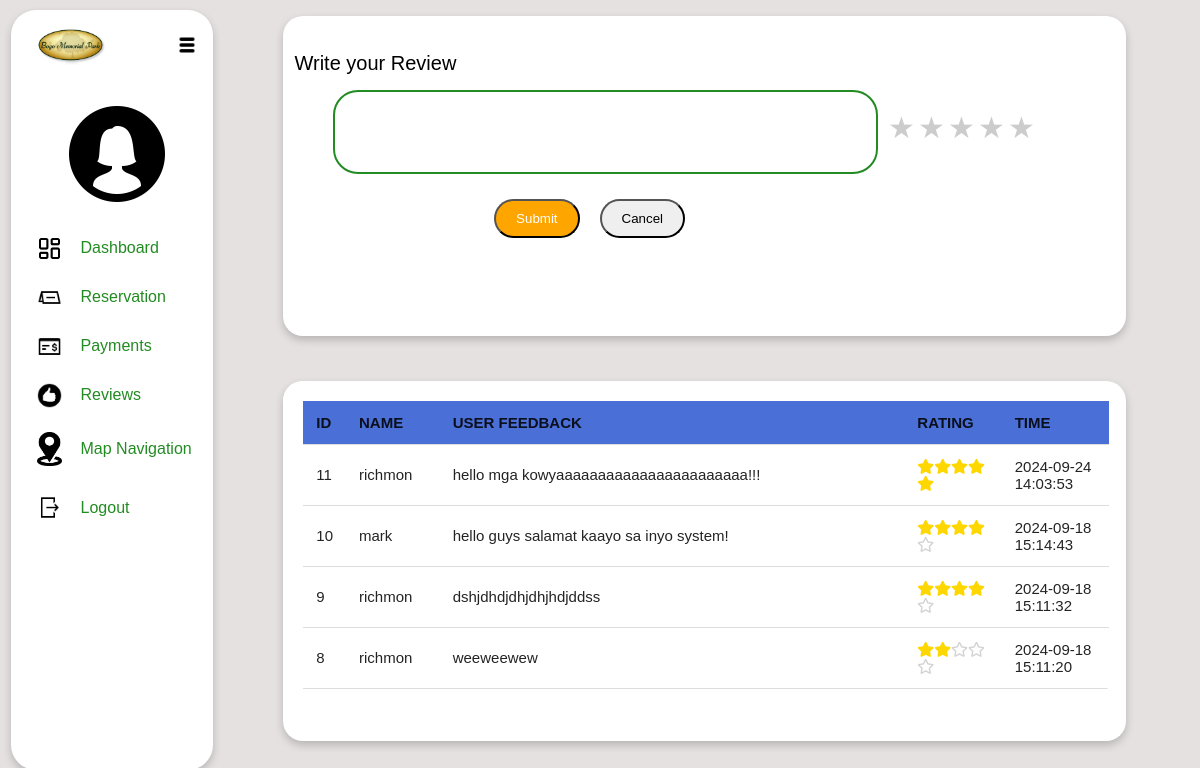
The page /customerdashboard/customerreviews.php (signed in) on the database as committed earlier.
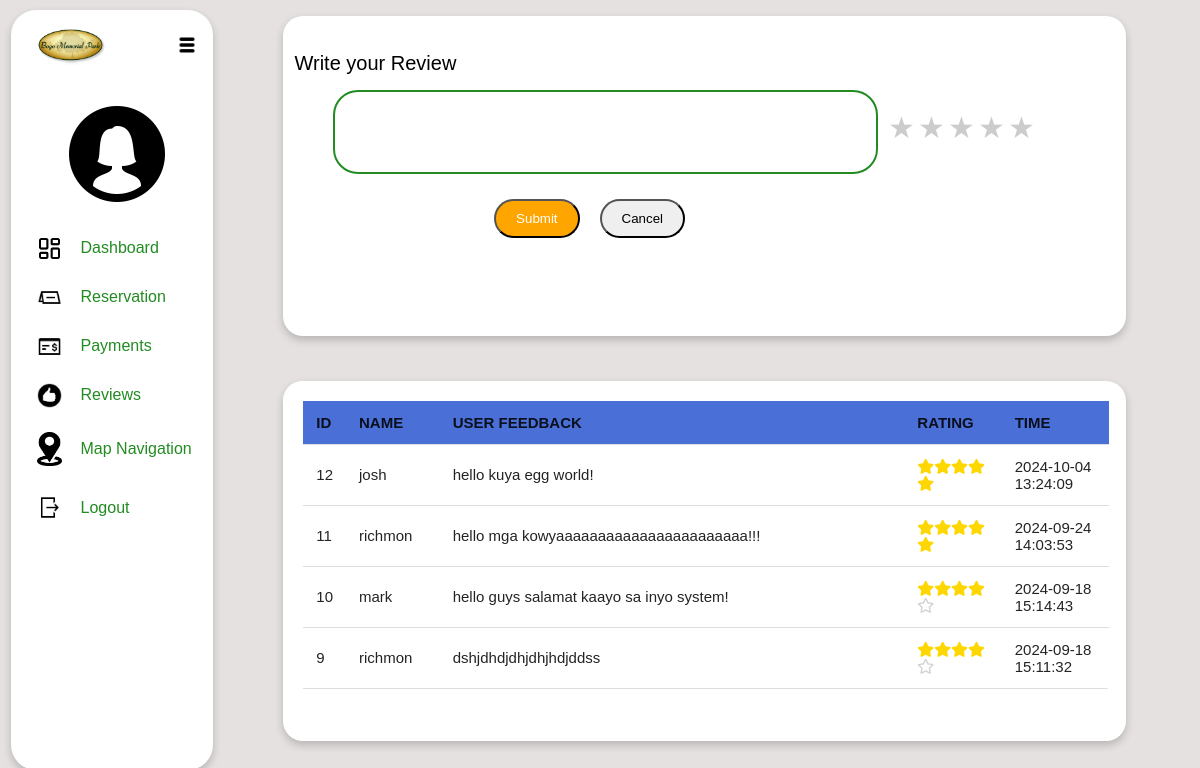
The same page on the database as committed later.
### tables this page shows
CREATE TABLE `reviews` (
  `id` int(11) NOT NULL,
  `fullname` varchar(255) NOT NULL,
  `userfeedback` text DEFAULT NULL,
  `rating` float NOT NULL,
  `time` timestamp NOT NULL DEFAULT current_timestamp(),
  `user_id` int(11) DEFAULT NULL
);

### customerdashboard/customerreviews.php (the view, shortened to what the changed rows need)
<?php
require_once '../connection/connection.php';
?>
<!DOCTYPE html>
<html lang="en">
<head>
    <link rel="stylesheet" href="./customerdashboard_css/customerreview.css">
    <link rel="stylesheet" href="https://cdnjs.cloudflare.com/ajax/libs/font-awesome/5.15.3/css/all.min.css">
</head>
<body>
    <div class="row">
        <div class="main">
            <div class="right-content-reviews">
                <div class="table-container">
                    <table id="myTable">
                        <thead>
                            <tr>
                                <th>ID</th>
                                <th>NAME</th>
                                <th>USER FEEDBACK</th>
                                <th>RATING</th>
                                <th>TIME</th>
                            </tr>
                        </thead>
                        <tbody>
                            <?php
                                $sql = "SELECT id, fullname, userfeedback, rating, time FROM reviews ORDER BY time DESC LIMIT 1000";
                                $stmt = $pdo->prepare($sql);
                                $stmt->execute();
                                if ($stmt->rowCount() > 0) {
                                    while ($row = $stmt->fetch(PDO::FETCH_ASSOC)) {
                                        echo "<tr>
                                                <td>" . htmlspecialchars($row["id"]). "</td>
                                                <td>" . htmlspecialchars($row["fullname"]). "</td>
                                                <td>" . htmlspecialchars($row["userfeedback"]). "</td>
                                                <td>";
                                        $rating = (int)$row['rating'];
                                        for ($i = 1; $i <= 5; $i++) {
                                            if ($i <= $rating) {
                                                echo "<i class='fas fa-star'></i>";
                                            } else {
                                                echo "<i class='far fa-star'></i>";
                                            }
                                        }
                                        echo "</td>
                                                <td>" . htmlspecialchars($row["time"]). "</td>
                                            </tr>";
                                    }
                                } else {
                                    echo "<tr><td colspan='5'>No reviews available</td></tr>";
                                }
                            ?>
                        </tbody>
                    </table>
                </div>
            </div>
        </div>
    </div>
</body>
</html>

Rows that differ between the two databases and show on the page:
no longer on this page (row unchanged): reviews: id "8", fullname "richmon", userfeedback "weeweewew", rating 2 (drawn), time "2024-09-18 15:11:20"
added reviews: id "12", fullname "josh", userfeedback "hello kuya egg world!", rating 5 (drawn), time "2024-10-04 13:24:09"
